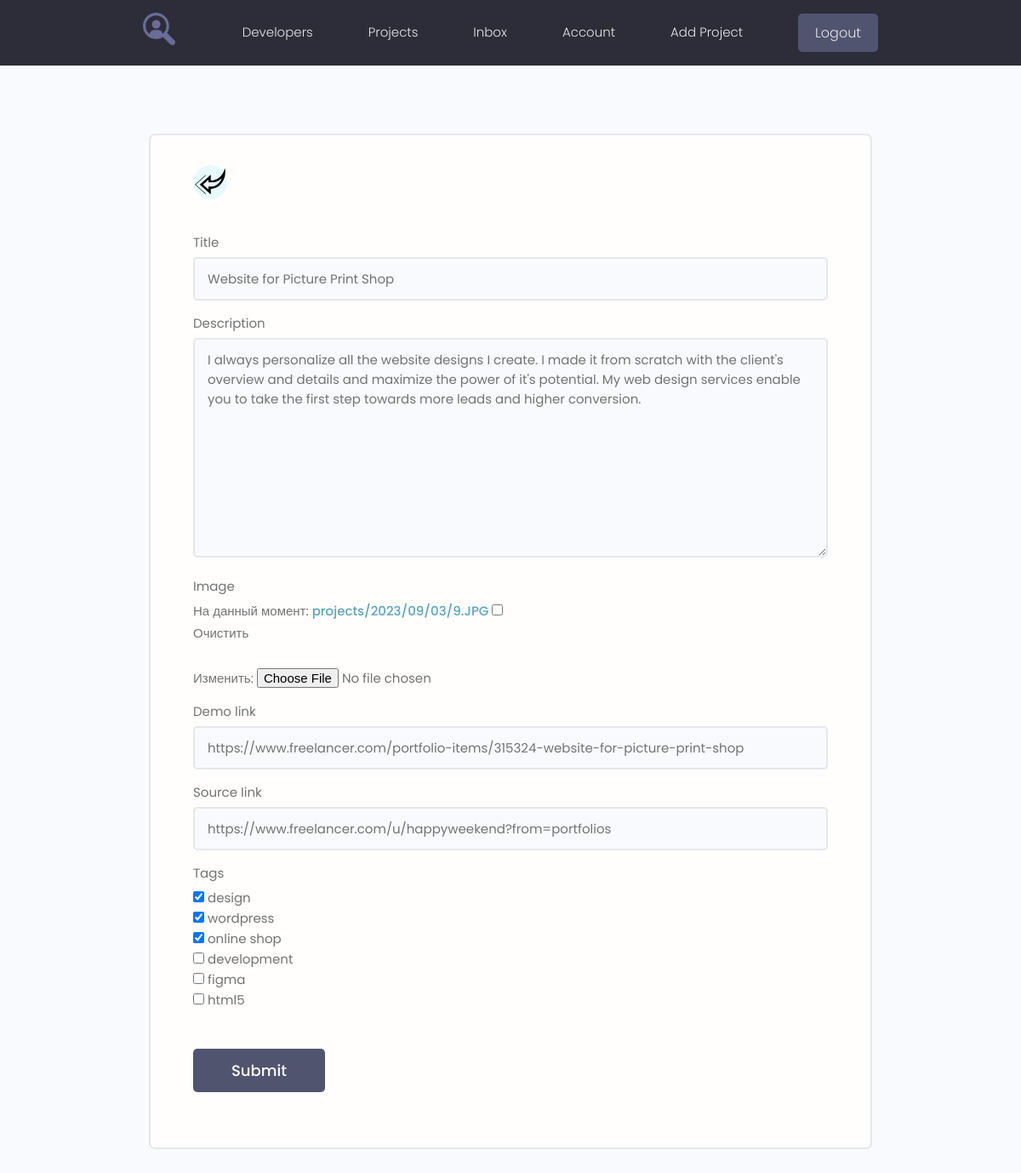
/projects/update-project/1/ (signed in), run on the app's committed database.
### projects/models.py (models this page shows, shortened)
class Project(models.Model):
    owner = models.ForeignKey(Profile, on_delete=models.SET_NULL, null=True, blank=True)
    title = models.CharField(max_length=200)
    description = models.TextField(null=True, blank=True)
    image = models.ImageField(null=True, blank=True, upload_to='projects/%Y/%m/%d',
                              default='default.jpg')
    demo_link = models.CharField(max_length=2000, null=True, blank=True)
    source_link = models.CharField(max_length=2000, null=True, blank=True)
    tags = models.ManyToManyField('Tag', blank=True)
    vote_total = models.IntegerField(default=0, null=True, blank=True)
    vote_ratio = models.IntegerField(default=0, null=True, blank=True)
    created = models.DateTimeField(auto_now_add=True)
    class Meta:
        ordering = ['-vote_ratio', '-vote_total']

### projects/views.py (the view)
# urls.py: path('update-project/<int:pk>/', views.update_project, name='update-project'),
@login_required(login_url='login')
def update_project(request, pk):
    profile = request.user.profile
    project = profile.project_set.get(pk=pk)
    form = ProjectForm(instance=project)
    if request.method == 'POST':
        form = ProjectForm(request.POST, request.FILES, instance=project)
        if form.is_valid():
            form.save()
            return redirect('account')
    context = {'form': form, 'project': project}
    return render(request, 'projects/form-template.html', context)

### projects/forms.py
class ProjectForm(ModelForm):
    class Meta:
        model = Project
        exclude = ['owner', 'vote_ratio', 'vote_total', 'created']
        widgets = {
            'tags': forms.CheckboxSelectMultiple(),
        }
    def __init__(self, *args, **kwargs):
        super().__init__(*args, **kwargs)
        for field in self.fields:
            self.fields[field].widget.attrs.update({'class': 'input'})

### projects/models.py (called while the page is built)
    def __str__(self):
        return self.name

### projects/templates/projects/form-template.html (shortened to what this page needs)
{% extends 'projects/base.html' %}
{% load static %}
{% block content %}
    <main class="formPage my-xl">
        <div class="content-box">
            <div class="formWrapper">
                <a class="backButton" href="{% url 'account' %}"><img src="{% static 'images/left.png' %}"></a>
                <br>
                <form class="form" method="POST" enctype="multipart/form-data">
                    {% for field in form %}
                        <div class="form__field">
                            <label for="formInput#text">{{ field.label }}</label>
                            {{ field }}
                        </div>
                    {% endfor %}
                    <input class="btn btn--sub btn--lg  my-md" type="submit" value="Submit"/>
                </form>
            </div>
        </div>
    </main>
{% endblock %}

### projects/static/styles/app.css (style rules this page uses)
:root { --color-sub: #2d2d39; }
.btn--sub { background-color: var(--color-sub-light); }
img { width: 100%; }
.content-box { width: 95%; max-width: 85rem; margin: 0 auto; }
.backButton { background: var(--color-main-light); color: var(--color-main); width: 4rem; height: 4rem; display: flex; align-items: center; justify-content: center; border-radius: 50%; }
.formPage .formWrapper { list-style: none; background: var(--color-white); padding: 3.5rem 5rem; border: 2px solid var(--color-light); border-radius: 0.7rem; }

### projects/static/uikit/styles/modules/_variables.css (style rules this page uses)
:root { --color-main: #5aa5b9; --color-main-light: #e6faff; --color-sub: #3f4156; --color-sub-light: #51546e; --color-sub-lighter: #ededfd; --color-text: #737373; --color-gray: #8b8b8b; --color-light: #e5e7eb; --color-light-gray: #767676; --color-bg: #f8fafd; --color-white: #fffefd; --color-white-light: #f3f3f3; --color-success: #359e64; --color-success-bg: #def8e8; --color-error: #fc4b0b; --color-error-bg: #fff2ee; --font-base: 'Poppins', arial, helvetica, 'Segoe UI', roboto, ubuntu, sans-serif; --font-monospace: 'Fira Code', 'Courier New', courier, monospace; --font-regular: 300; --font-medium: 500; --font-bold: 700; --generic-shadow: 1px 1px 5px #00000010; --generic-transition: all 0.3s ease-in-out; }

### projects/static/uikit/styles/modules/_base.css (style rules this page uses)
* { margin: 0; padding: 0; box-sizing: border-box; text-rendering: optimizeLegibility; color: inherit; font-size: inherit; }
html { font-size: 50%; }
@media only screen and (min-width: 480px) { html { font-size: 56.25%; } }
@media only screen and (min-width: 1200px) { html { font-size: 62.5%; } }
body { line-height: 1.6; font-weight: 400; font-size: 1.5rem; color: var(--color-text); background-color: var(--color-bg); min-height: 100vh; }

### projects/static/uikit/styles/modules/_typography.css (style rules this page uses)
* { font-family: var(--font-base); }
a { padding-bottom: 2px; text-decoration: none; display: inline-block; color: var(--color-main); font-weight: var(--font-medium); }

### projects/static/uikit/styles/modules/_utilities.css (style rules this page uses)
.my-md { margin: 3rem auto; }
.my-xl { margin: 8rem auto; }

### projects/static/uikit/styles/modules/_button.css (style rules this page uses)
.btn { display: inline-block; position: relative; cursor: pointer; background-color: var(--color-light); font-weight: var(--font-medium); color: var(--color-sub); text-decoration: none; padding: 1rem 2rem; border-radius: 0.5rem; border: none; width: -webkit-fit-content; width: -moz-fit-content; width: fit-content; height: -webkit-fit-content; height: -moz-fit-content; height: fit-content; font-size: 1.6rem; outline-width: 0; outline-color: transparent; -webkit-backface-visibility: hidden; backface-visibility: hidden; transition: all 0.3s ease-in-out; }
.btn--sub { background-color: var(--color-sub); color: var(--color-white); }
.btn--lg { font-size: 1.8rem; padding: 1.2rem 4.5rem; }

### projects/static/uikit/styles/modules/_form.css (style rules this page uses)
.form { display: block; }
.form__field { margin-top: 1.5rem; margin-bottom: 1.5rem; }
.form__label, .form__field > label { display: block; margin-bottom: 0.5rem; color: var(--color-text); }
input.input[type='text'], input.input[type='email'], input.input[type='password'], input.input[type='number'], textarea.input { min-width: 24rem; width: 100%; padding: 1.2rem 1.5rem; border-radius: 0.5rem; border: 2px solid var(--color-light); transition: all 0.3s ease-in-out; background-color: var(--color-bg); }

### data on the page
Project: form "Website for Picture Print Shop" "I always personalize all the website designs I create. I made it from scratch with the client's overview and details and maximize the power of it's potential. My web design services enable you to take the first step towards more leads and higher conversion." "https://www.freelancer.com/portfolio-items/315324-website-for-picture-print-shop" "https://www.freelancer.com/u/happyweekend?from=portfolios"

### other printed values
{{ field.label }} "Title" "Description" "Image" "Demo link" "Source link" "Tags"
